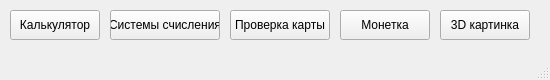
<?xml version="1.0" encoding="UTF-8"?>
<ui version="4.0">
 <class>MainWindow</class>
 <widget class="QMainWindow" name="MainWindow">
  <property name="geometry">
   <rect>
    <x>0</x>
    <y>0</y>
    <width>550</width>
    <height>80</height>
   </rect>
  </property>
  <property name="windowTitle">
   <string>Инструменты</string>
  </property>
  <widget class="QWidget" name="centralwidget">
   <widget class="QPushButton" name="pushButton">
    <property name="geometry">
     <rect>
      <x>10</x>
      <y>10</y>
      <width>90</width>
      <height>30</height>
     </rect>
    </property>
    <property name="text">
     <string>Калькулятор</string>
    </property>
   </widget>
   <widget class="QPushButton" name="pushButton_2">
    <property name="geometry">
     <rect>
      <x>230</x>
      <y>10</y>
      <width>100</width>
      <height>30</height>
     </rect>
    </property>
    <property name="text">
     <string>Проверка карты</string>
    </property>
   </widget>
   <widget class="QPushButton" name="pushButton_3">
    <property name="geometry">
     <rect>
      <x>110</x>
      <y>10</y>
      <width>110</width>
      <height>30</height>
     </rect>
    </property>
    <property name="text">
     <string>Системы счисления</string>
    </property>
   </widget>
   <widget class="QPushButton" name="pushButton_4">
    <property name="geometry">
     <rect>
      <x>340</x>
      <y>10</y>
      <width>90</width>
      <height>30</height>
     </rect>
    </property>
    <property name="text">
     <string>Монетка</string>
    </property>
   </widget>
   <widget class="QPushButton" name="pushButton_5">
    <property name="geometry">
     <rect>
      <x>440</x>
      <y>10</y>
      <width>90</width>
      <height>30</height>
     </rect>
    </property>
    <property name="text">
     <string>3D картинка</string>
    </property>
   </widget>
  </widget>
  <widget class="QStatusBar" name="statusbar"/>
 </widget>
 <resources/>
 <connections/>
</ui>
